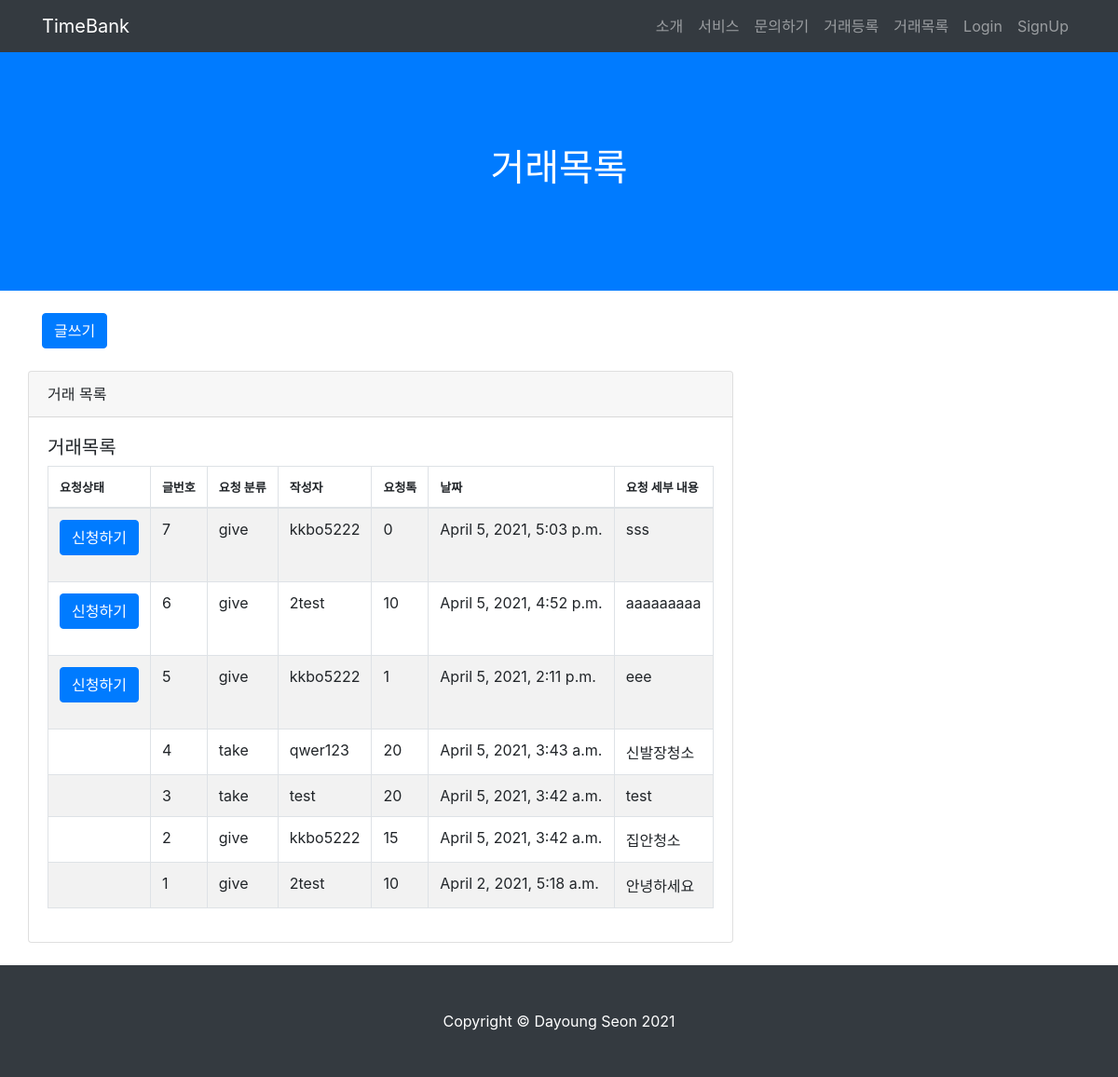
Page /post/post_list/ on the earlier database version.
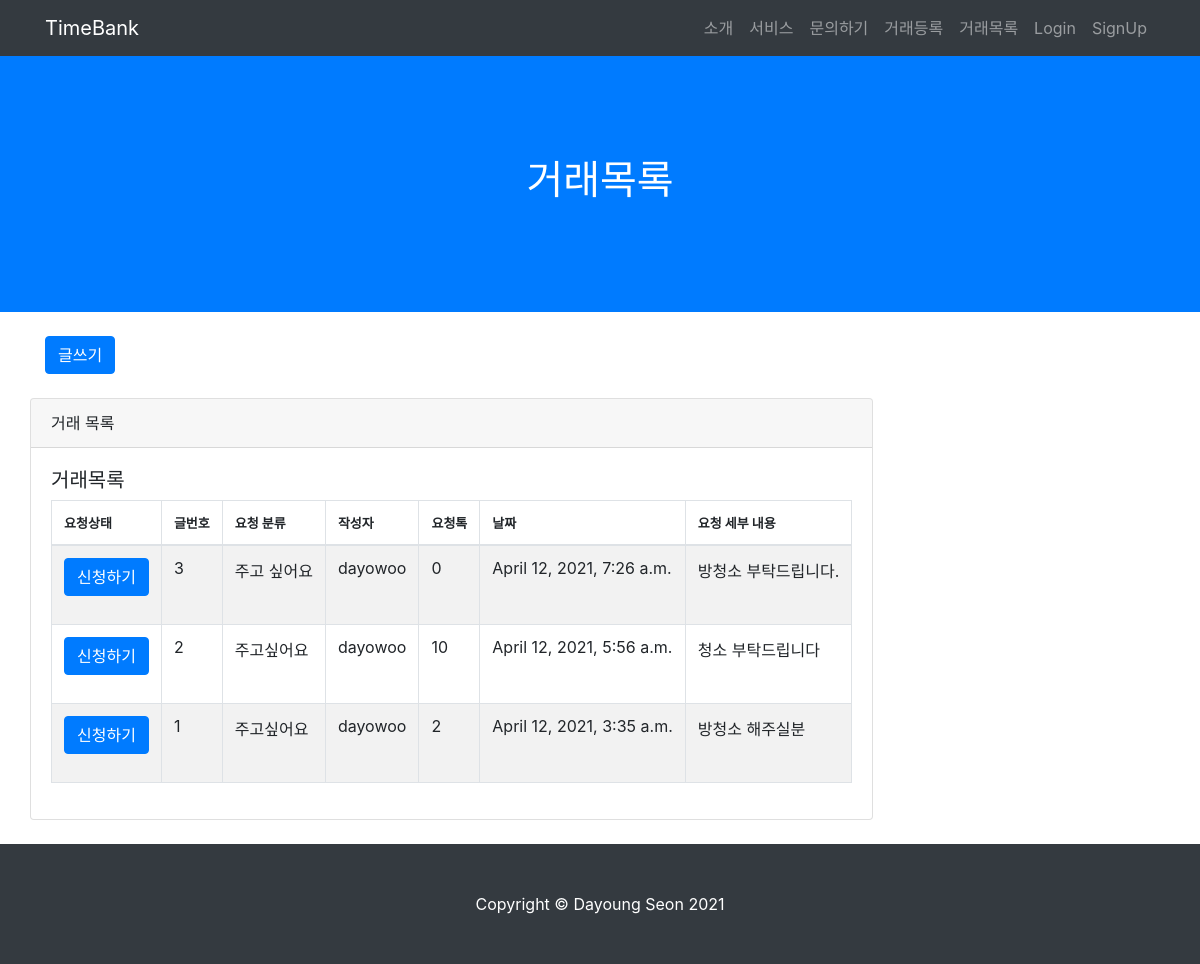
Same page on the later database version.
### TimeBank_app/models.py (models this page shows, shortened)
class Post(models.Model):
    date = models.CharField(max_length=140)
    start_time = models.CharField(max_length=140)
    end_time = models.CharField(max_length=140)
    service_choice = (('주고싶어요','주고싶어요'), ('받고싶어요','받고싶어요'))
    service = models.CharField(max_length=50, choices=service_choice)
    location = models.CharField(max_length=140)
    main_work = models.CharField(max_length=140)
    content = models.TextField(verbose_name='내용')
    created_at = models.DateTimeField(auto_now_add=True, verbose_name='등록시간')
    tok = models.PositiveIntegerField(default=0, verbose_name='거래톡')
    author = models.ForeignKey(User, on_delete=models.CASCADE, verbose_name='작성자')
    status_list = (('대기','대기'),('진행','진행'),('완료','완료'),('중단','중단'))
    status = models.CharField(max_length=50, choices=status_list, default='대기')
    respond_list = (('요청대기','요청대기'),('요청승인', '요청승인'),('요청거절','요청거절'))
    respond = models.CharField(max_length=50, choices=respond_list, verbose_name='승인상태', default='요청대기')
    applicants = models.CharField(max_length=140, verbose_name='신청자', null=True)
    class Meta:
        ordering = ['-created_at']

### TimeBank_account/models.py (models this page shows)
class User(AbstractUser):
    username = models.CharField(max_length=64, verbose_name='사용자ID', unique=True)
    email = models.EmailField(max_length=128, verbose_name='E-mail')
    name = models.CharField(max_length=64, verbose_name='이름')
    password = models.CharField(max_length=64, verbose_name='비밀번호')
    contact = models.CharField(max_length=150, verbose_name='연락처')
    birth = models.CharField(max_length=150, verbose_name='생년월일')
    user_age = models.CharField(max_length=50, verbose_name='연령대')
    gender = models.CharField(max_length=10, verbose_name='성별')
    balance = models.IntegerField(verbose_name='잔액', default=0)
    registered_dtn = models.DateField(auto_now_add=True, verbose_name='가입일자')
    image = models.ImageField(upload_to="images/", blank=True)
    object = CustomUserManager()
    def __str__(self):
        return self.username
    class Meta:
        db_table = 'TimeBank_user'

### TimeBank_app/views.py (the view)
# urls.py: path('post_list/', post_list, name="post_list"),
def post_list(request):
    posts = Post.objects.all().order_by('-id')
    return render(request, 'post_list.html', {'posts': posts})

### TimeBank_app/templates/post_list.html (shortened to what the changed rows need)
{% load static %}
<html lang="en">
<head>
  <link href="{% static 'vendor/bootstrap/css/bootstrap.min.css' %}" rel="stylesheet">
  <link href="{% static 'css/scrolling-nav.css' %}" rel="stylesheet">
</head>
<body id="page-top">
  <header class="bg-primary text-white">
    <div class="container text-center">
      <h1>거래목록</h1>
    </div>
  </header>
  <div class="container">
    <div class="row">
        <div class="card card-outline-secondary my-4">
          <div class="card-body">
            <table id="example" class="table table-striped table-bordered" style="width:100%">
              <thead>
                <tr>
                  <th style="font-size: 13px;">요청상태</th>
                  <th style="font-size: 13px;">글번호</th>
                  <th style="font-size: 13px;">요청 분류</th>
                  <th style="font-size: 13px;">작성자</th>
                  <th style="font-size: 13px;">요청톡</th>
                  <th style="font-size: 13px;">날짜</th>
                  <th style="font-size: 13px;">요청 세부 내용</th>
              </tr>
              </thead>
              <tbody>
                {% for post in posts %}
                <tr>
                  <td>
                    {% if request.user == post.author %}
                    <a href="{% url 'my_post_detail' post.id %}" class="btn btn-info">{{post.status}}</a>
                    {% elif request.user != post.author %}
                        {% if post.status == "대기" %}
                            <form action="{{post.id}}/" method="post">
                                <button name="progress" class="btn btn-primary">신청하기</button>
                            </form>
                        {% elif post.status == "진행" %}
                            <button class="btn btn-success">{{ post.status }}</button>
                        {% elif post.status == "완료" %}
                            <button class="btn btn-warning">{{ post.status }}</button>
                        {% elif post.status == "중단" %}
                            <button class="btn btn-secondary">{{ post.status }}</button>
                        {% endif %}
                    {% endif %}
                  </td>
                    <td>{{ post.id }}</td>
                    <td>{{ post.service }}</td>
                    <td>{{ post.author }}</td>
                    <td>{{ post.tok }}</td>
                    <td>{{ post.created_at }}</td>
                    <td>{{ post.content }}</td>
                </tr>
                {% endfor %}
            </tbody>
          </table>
        </div>
      </div>
      </div>
    </div>
</body>

Differences in the rows shown:
removed Post: id "7", service "give", author "kkbo5222", tok "0", created_at "April 5, 2021, 5:03 p.m.", content "sss"
removed Post: id "6", service "give", author "2test", tok "10", created_at "April 5, 2021, 4:52 p.m.", content "aaaaaaaaa"
removed Post: id "5", service "give", author "kkbo5222", tok "1", created_at "April 5, 2021, 2:11 p.m.", content "eee"
removed Post: id "4", service "take", author "qwer123", tok "20", created_at "April 5, 2021, 3:43 a.m.", content "신발장청소"
changed Post id 3: service "take" → "주고 싶어요"; author "test" → "dayowoo"; tok "20" → "0"; created_at "April 5, 2021, 3:42 a.m." → "April 12, 2021, 7:26 a.m."; content "test" → "방청소 부탁드립니다."; now shows "신청하기"
changed Post id 2: service "give" → "주고싶어요"; author "kkbo5222" → "dayowoo"; tok "15" → "10"; created_at "April 5, 2021, 3:42 a.m." → "April 12, 2021, 5:56 a.m."; content "집안청소" → "청소 부탁드립니다"; now shows "신청하기"
changed Post id 1: service "give" → "주고싶어요"; author "2test" → "dayowoo"; tok "10" → "2"; created_at "April 2, 2021, 5:18 a.m." → "April 12, 2021, 3:35 a.m."; content "안녕하세요" → "방청소 해주실분"; now shows "신청하기"
